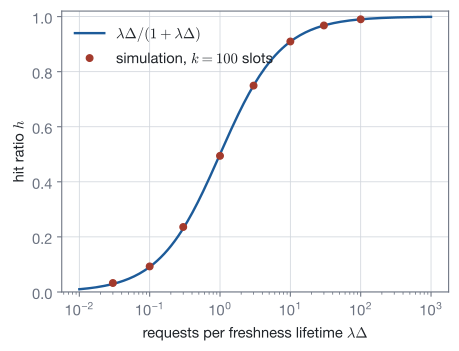

Source code (Python):
"""Hit ratio of one object at one edge server with freshness lifetime Delta, against the mean number lambda*Delta of
requests in a lifetime: the formula lambda*Delta / (1 + lambda*Delta) and seeded simulations with requests in slots of
length delta = Delta / k, each slot holding a request with probability p = lambda*delta independently."""
import os
import sys

sys.path.insert(0, os.path.join(os.path.dirname(os.path.abspath(__file__)), "..", "..", "..", "_filters"))
from figstyle import *  # noqa: E402,F403

import numpy as np  # noqa: E402


def simulated_hit_ratio(k, p, slots, rng):
    requests = np.flatnonzero(rng.random(slots) < p)
    hits, fresh_until = 0, -1
    for s in requests:
        if s <= fresh_until:
            hits += 1
        else:
            fresh_until = s + k
    return hits / len(requests)


rng = np.random.default_rng(7)
x = np.logspace(-2, 3, 200)
fig, ax = plt.subplots(figsize=(5.2, 3.8))
ax.plot(x, x / (1 + x), color=ACCENT, lw=1.8, label=r"$\lambda\Delta/(1 + \lambda\Delta)$")
k = 100
for lam_delta in (0.03, 0.1, 0.3, 1, 3, 10, 30, 100):
    p = lam_delta / k
    ax.plot(lam_delta, simulated_hit_ratio(k, p, 2_000_000, rng), "o", color=STATEMENT, ms=5)
ax.plot([], [], "o", color=STATEMENT, ms=5, label="simulation, $k = 100$ slots")
ax.set_xscale("log")
ax.set_xlabel(r"requests per freshness lifetime $\lambda\Delta$")
ax.set_ylabel(r"hit ratio $h$")
ax.set_ylim(0, 1.02)
ax.grid(True, color=GRID, lw=0.6)
ax.legend(frameon=False, loc="upper left")
save_figure(fig, "ttl_hit_ratio")
